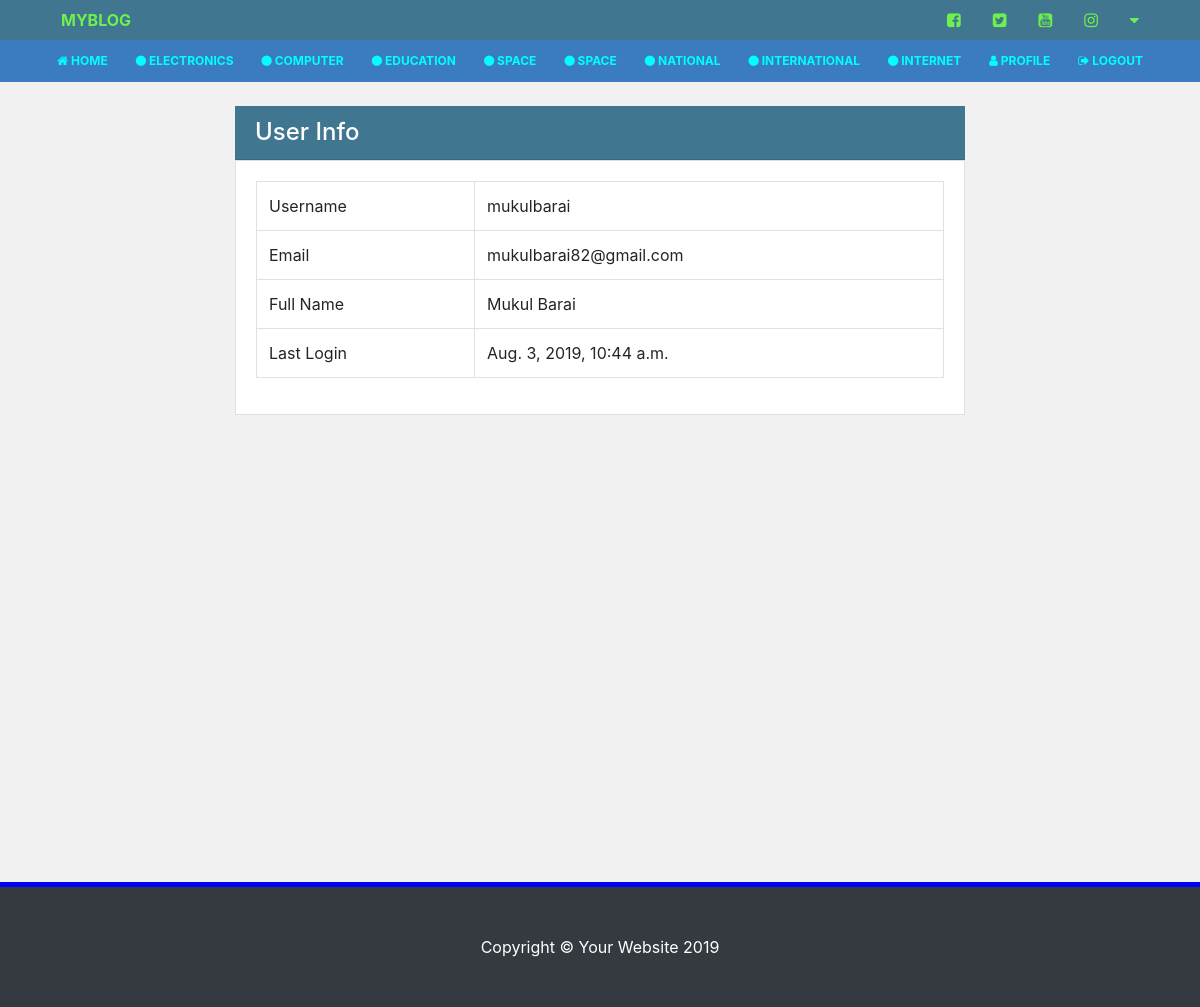
/accounts/profile/ (signed in), run on the app's committed database.
### blog/models.py (models this page shows)
class Category(models.Model):
	name = models.CharField(max_length=100)
	def __str__(self): return self.name

### blog/views.py (the view)
# urls.py: path('accounts/profile/', views.profile, name='profile'),
def profile(request):
	if not request.user.is_authenticated:
		return redirect('/accounts/login/?next=/profile')
	context = request.context
	return render(request, 'profile.html', context)

### blog/templates/profile.html (shortened to what this page needs)
{% extends 'layouts/main.html' %}
{% block main %}
  <div class="container main">
    <div class="row justify-content-center">
      <div class="col-md-8 my-4">
        <h4 class="text-white card-header" style="background: #417690">User Info</h4>
          <div class="card mb-4">
            <div class="card-body">
              <table class="table table-bordered">
                <tr>
                  <td>Username</td>
                  <td>{{user.username}}</td>
                </tr>
                  <td>Email</td>
                  <td>{{user.email}}</td>
                  <td>Full Name</td>
                  <td>{{user.get_full_name}}</td>
                  <td>Last Login</td>
                  <td>{{user.last_login}}</td>
              </table>
            </div>
          </div>
      </div>
    </div>
  </div>
{% endblock %}

### blog/templates/layouts/main.html
{% load static %}
<!DOCTYPE html>
<html lang="en">
  <head>
    {% include 'layouts/head.html' %}
  </head>
  <body>
    <header>
      {% include 'layouts/header.html' %}
    </header>
    {% block main %}
    {% endblock %}
    {% include 'layouts/footer.html' %}
  </body>
</html>

### blog/templates/layouts/head.html (shortened to what this page needs)
{% load static %}
<link href="{% static 'css/bootstrap.min.css' %}" rel="stylesheet">
<link href="{% static 'css/style.css' %}" rel="stylesheet">
<link rel="stylesheet" type="text/css" href="https://stackpath.bootstrapcdn.com/font-awesome/4.7.0/css/font-awesome.min.css">

### blog/templates/layouts/header.html (shortened to what this page needs)
<nav class="navbar-top mb-0">
  <div class="container">
    <ul class="d-flex justify-content-between px-0 mb-0">
      <li class="nav-item list-unstyled">
        <a class="nav-link logo" href="{% url 'index' %}">MYBLOG</a>
      </li>
      <li class="list-unstyled">
        <ul class="d-flex">
          <li class="nav-item list-unstyled">
            <a href="" class="nav-link"><i class="fa fa-facebook-square"></i></a>
          </li>
          <li class="nav-item list-unstyled">
            <a href="" class="nav-link"><i class="fa fa-twitter-square"></i></a>
          </li>
          <li class="nav-item list-unstyled">
            <a href="" class="nav-link"><i class="fa fa-youtube-square"></i></a>
          </li>
          <li class="nav-item list-unstyled">
            <a href="" class="nav-link"><i class="fa fa-instagram"></i></a>
          </li>
          <li class="nav-item list-unstyled">
            <a class="nav-link" href="#" data-target="#navbardrop" data-toggle="collapse">
              <i class="fa fa-caret-down"></i>
            </a>
          </li>
        </ul>
      </li>
    </ul>
  </div>
</nav>
<nav class="navbar py-0 navbar-bottom navbar-expand-md">
  <div class="container">
    <div class="collapse py-1 navbar-collapse" id="navbardrop">
      <ul class="navbar-nav flex-wrap px-1 flex-row justify-content-between container-fluid">
        <li class="nav-item">
          <a class="nav-link text-center" href="{% url 'index' %}"><i class="fa fa-home"></i> HOME</a>
        </li>
        {% for category in categories %}
          <li class="nav-item">
            <a class="nav-link text-uppercase text-center" href="{% url 'category' category=category %}"><i class="fa fa-circle"></i> {{category.name}}</a>
          </li>
        {% endfor %}
        {% if user.is_authenticated %}
          <li class="nav-item">
            <a class="nav-link text-center" href="{% url 'profile' %}"><i class="fa fa-user"></i> PROFILE</a>
          </li>
          <li class="nav-item">
            <a class="nav-link text-center" href="{% url 'logout' %}?next={% url 'index' %}"><i class="fa fa-sign-out"></i> LOGOUT</a>
          </li>
        {% endif %}
      </ul>
    </div>
  </div>
</nav>

### blog/templates/layouts/footer.html (shortened to what this page needs)
{% load static %}
<footer class="py-5 bg-dark" style="position: static; bottom: 0">
  <div class="container">
    <p class="m-0 text-center text-white">Copyright &copy; Your Website 2019</p>
  </div>
</footer>

### blog/static/css/style.css (style rules this page uses)
body { background: #f1f1f1; }
.container.main { min-height: 100vh; }
* { border-radius: 0!important; }
.navbar-bottom .nav-link { color: aqua!important; font-weight: bold!important; font-size: 12px; }
.navbar-top { background: #417690; }
.navbar-top .nav-link { color: #6df14c!important; font-weight: bold!important; font-size: 16px; }
.navbar-bottom { background: #3a7cbf!important; }
footer { border-top: 5px solid blue; }

### data on the page
Category: name "ELECTRONICS"
Category: name "COMPUTER"
Category: name "EDUCATION"
Category: name "SPACE"
Category: name "SPACE"
Category: name "NATIONAL"
Category: name "INTERNATIONAL"
Category: name "INTERNET"

### other printed values
{{ user.username }} "mukulbarai"
{{ user.email }} "mukulbarai82@gmail.com"
{{ user.get_full_name }} "Mukul Barai"
{{ user.last_login }} "Aug. 3, 2019, 10:44 a.m."
